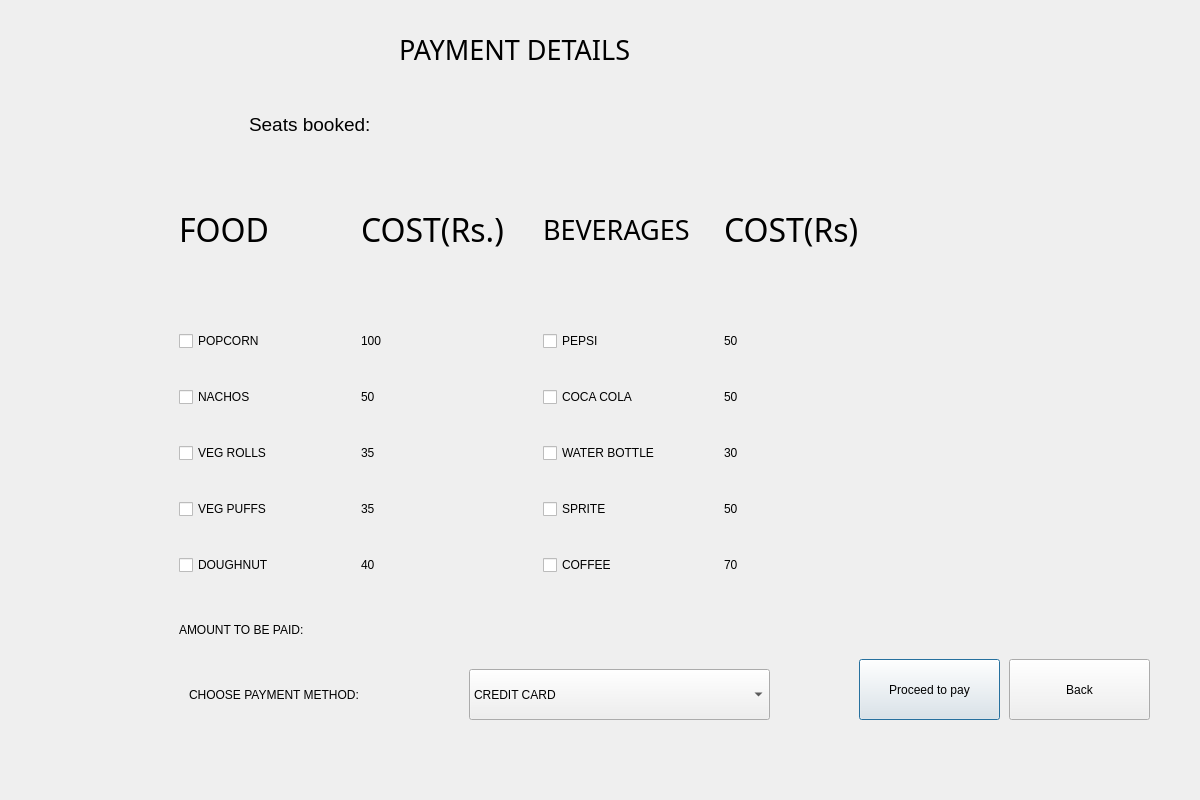
<?xml version="1.0" encoding="UTF-8"?>
<ui version="4.0">
 <class>Dialog</class>
 <widget class="QDialog" name="Dialog">
  <property name="geometry">
   <rect>
    <x>0</x>
    <y>0</y>
    <width>1200</width>
    <height>800</height>
   </rect>
  </property>
  <property name="windowTitle">
   <string>Dialog</string>
  </property>
  <widget class="QWidget" name="bgwidget" native="true">
   <property name="geometry">
    <rect>
     <x>-1</x>
     <y>-1</y>
     <width>1201</width>
     <height>801</height>
    </rect>
   </property>
   <widget class="QComboBox" name="comboBox">
    <property name="geometry">
     <rect>
      <x>470</x>
      <y>670</y>
      <width>301</width>
      <height>51</height>
     </rect>
    </property>
    <property name="styleSheet">
     <string notr="true">font: 14pt &quot;MS Shell Dlg 2&quot;;</string>
    </property>
    <item>
     <property name="text">
      <string>CREDIT CARD</string>
     </property>
    </item>
    <item>
     <property name="text">
      <string>INTERNET BANKING</string>
     </property>
    </item>
    <item>
     <property name="text">
      <string>DEBIT CARD</string>
     </property>
    </item>
    <item>
     <property name="text">
      <string>PAYTM</string>
     </property>
    </item>
    <item>
     <property name="text">
      <string>GOOGLE PAY</string>
     </property>
    </item>
   </widget>
   <widget class="QLabel" name="label">
    <property name="geometry">
     <rect>
      <x>400</x>
      <y>20</y>
      <width>331</width>
      <height>61</height>
     </rect>
    </property>
    <property name="font">
     <font>
      <family>Rockwell</family>
      <pointsize>20</pointsize>
     </font>
    </property>
    <property name="text">
     <string>PAYMENT DETAILS</string>
    </property>
   </widget>
   <widget class="QLabel" name="label_7">
    <property name="geometry">
     <rect>
      <x>190</x>
      <y>670</y>
      <width>281</width>
      <height>51</height>
     </rect>
    </property>
    <property name="styleSheet">
     <string notr="true">font: 14pt &quot;MS Shell Dlg 2&quot;;</string>
    </property>
    <property name="text">
     <string>CHOOSE PAYMENT METHOD:</string>
    </property>
   </widget>
   <widget class="QPushButton" name="pay">
    <property name="geometry">
     <rect>
      <x>860</x>
      <y>660</y>
      <width>141</width>
      <height>61</height>
     </rect>
    </property>
    <property name="styleSheet">
     <string notr="true">font: 14pt &quot;MS Shell Dlg 2&quot;;</string>
    </property>
    <property name="text">
     <string>Proceed to pay</string>
    </property>
   </widget>
   <widget class="QWidget" name="gridLayoutWidget">
    <property name="geometry">
     <rect>
      <x>180</x>
      <y>150</y>
      <width>721</width>
      <height>441</height>
     </rect>
    </property>
    <layout class="QGridLayout" name="gridLayout_3">
     <item row="0" column="1">
      <widget class="QLabel" name="label_33">
       <property name="font">
        <font>
         <family>Sitka Display</family>
         <pointsize>24</pointsize>
        </font>
       </property>
       <property name="text">
        <string>COST(Rs.)</string>
       </property>
      </widget>
     </item>
     <item row="5" column="1">
      <widget class="QLabel" name="label_34">
       <property name="styleSheet">
        <string notr="true">font: 14pt &quot;MS Shell Dlg 2&quot;;</string>
       </property>
       <property name="text">
        <string>40</string>
       </property>
      </widget>
     </item>
     <item row="1" column="1">
      <widget class="QLabel" name="label_35">
       <property name="styleSheet">
        <string notr="true">font: 14pt &quot;MS Shell Dlg 2&quot;;</string>
       </property>
       <property name="text">
        <string>100</string>
       </property>
      </widget>
     </item>
     <item row="2" column="1">
      <widget class="QLabel" name="label_36">
       <property name="styleSheet">
        <string notr="true">font: 14pt &quot;MS Shell Dlg 2&quot;;</string>
       </property>
       <property name="text">
        <string>50</string>
       </property>
      </widget>
     </item>
     <item row="4" column="1">
      <widget class="QLabel" name="label_37">
       <property name="styleSheet">
        <string notr="true">font: 14pt &quot;MS Shell Dlg 2&quot;;</string>
       </property>
       <property name="text">
        <string>35</string>
       </property>
      </widget>
     </item>
     <item row="3" column="1">
      <widget class="QLabel" name="label_38">
       <property name="styleSheet">
        <string notr="true">font: 14pt &quot;MS Shell Dlg 2&quot;;</string>
       </property>
       <property name="text">
        <string>35</string>
       </property>
      </widget>
     </item>
     <item row="0" column="0">
      <widget class="QLabel" name="label_39">
       <property name="minimumSize">
        <size>
         <width>0</width>
         <height>29</height>
        </size>
       </property>
       <property name="font">
        <font>
         <family>Sitka Display</family>
         <pointsize>24</pointsize>
        </font>
       </property>
       <property name="text">
        <string>FOOD</string>
       </property>
      </widget>
     </item>
     <item row="0" column="2">
      <widget class="QLabel" name="label_40">
       <property name="font">
        <font>
         <family>Sitka Display</family>
         <pointsize>20</pointsize>
        </font>
       </property>
       <property name="text">
        <string>BEVERAGES</string>
       </property>
      </widget>
     </item>
     <item row="0" column="3">
      <widget class="QLabel" name="label_41">
       <property name="font">
        <font>
         <family>Sitka Display</family>
         <pointsize>24</pointsize>
        </font>
       </property>
       <property name="text">
        <string>COST(Rs)</string>
       </property>
      </widget>
     </item>
     <item row="1" column="3">
      <widget class="QLabel" name="label_42">
       <property name="styleSheet">
        <string notr="true">font: 14pt &quot;MS Shell Dlg 2&quot;;</string>
       </property>
       <property name="text">
        <string>50</string>
       </property>
      </widget>
     </item>
     <item row="2" column="3">
      <widget class="QLabel" name="label_43">
       <property name="styleSheet">
        <string notr="true">font: 14pt &quot;MS Shell Dlg 2&quot;;</string>
       </property>
       <property name="text">
        <string>50</string>
       </property>
      </widget>
     </item>
     <item row="3" column="3">
      <widget class="QLabel" name="label_44">
       <property name="styleSheet">
        <string notr="true">font: 14pt &quot;MS Shell Dlg 2&quot;;</string>
       </property>
       <property name="text">
        <string>30</string>
       </property>
      </widget>
     </item>
     <item row="4" column="3">
      <widget class="QLabel" name="label_45">
       <property name="styleSheet">
        <string notr="true">font: 14pt &quot;MS Shell Dlg 2&quot;;</string>
       </property>
       <property name="text">
        <string>50</string>
       </property>
      </widget>
     </item>
     <item row="5" column="3">
      <widget class="QLabel" name="label_46">
       <property name="styleSheet">
        <string notr="true">font: 14pt &quot;MS Shell Dlg 2&quot;;</string>
       </property>
       <property name="text">
        <string>70</string>
       </property>
      </widget>
     </item>
     <item row="1" column="0">
      <widget class="QCheckBox" name="checkBox_21">
       <property name="minimumSize">
        <size>
         <width>0</width>
         <height>50</height>
        </size>
       </property>
       <property name="styleSheet">
        <string notr="true">font: 14pt &quot;MS Shell Dlg 2&quot;;</string>
       </property>
       <property name="text">
        <string>POPCORN</string>
       </property>
      </widget>
     </item>
     <item row="2" column="0">
      <widget class="QCheckBox" name="checkBox_22">
       <property name="minimumSize">
        <size>
         <width>0</width>
         <height>50</height>
        </size>
       </property>
       <property name="styleSheet">
        <string notr="true">font: 14pt &quot;MS Shell Dlg 2&quot;;</string>
       </property>
       <property name="text">
        <string>NACHOS</string>
       </property>
      </widget>
     </item>
     <item row="3" column="0">
      <widget class="QCheckBox" name="checkBox_23">
       <property name="minimumSize">
        <size>
         <width>0</width>
         <height>50</height>
        </size>
       </property>
       <property name="styleSheet">
        <string notr="true">font: 14pt &quot;MS Shell Dlg 2&quot;;</string>
       </property>
       <property name="text">
        <string>VEG ROLLS</string>
       </property>
      </widget>
     </item>
     <item row="4" column="0">
      <widget class="QCheckBox" name="checkBox_24">
       <property name="minimumSize">
        <size>
         <width>0</width>
         <height>50</height>
        </size>
       </property>
       <property name="styleSheet">
        <string notr="true">font: 14pt &quot;MS Shell Dlg 2&quot;;</string>
       </property>
       <property name="text">
        <string>VEG PUFFS</string>
       </property>
      </widget>
     </item>
     <item row="5" column="0">
      <widget class="QCheckBox" name="checkBox_25">
       <property name="minimumSize">
        <size>
         <width>0</width>
         <height>50</height>
        </size>
       </property>
       <property name="styleSheet">
        <string notr="true">font: 14pt &quot;MS Shell Dlg 2&quot;;</string>
       </property>
       <property name="text">
        <string>DOUGHNUT</string>
       </property>
      </widget>
     </item>
     <item row="1" column="2">
      <widget class="QCheckBox" name="checkBox_26">
       <property name="styleSheet">
        <string notr="true">font: 14pt &quot;MS Shell Dlg 2&quot;;</string>
       </property>
       <property name="text">
        <string>PEPSI</string>
       </property>
      </widget>
     </item>
     <item row="2" column="2">
      <widget class="QCheckBox" name="checkBox_27">
       <property name="styleSheet">
        <string notr="true">font: 14pt &quot;MS Shell Dlg 2&quot;;</string>
       </property>
       <property name="text">
        <string>COCA COLA</string>
       </property>
      </widget>
     </item>
     <item row="3" column="2">
      <widget class="QCheckBox" name="checkBox_28">
       <property name="styleSheet">
        <string notr="true">font: 14pt &quot;MS Shell Dlg 2&quot;;</string>
       </property>
       <property name="text">
        <string>WATER BOTTLE</string>
       </property>
      </widget>
     </item>
     <item row="4" column="2">
      <widget class="QCheckBox" name="checkBox_29">
       <property name="styleSheet">
        <string notr="true">font: 14pt &quot;MS Shell Dlg 2&quot;;</string>
       </property>
       <property name="text">
        <string>SPRITE</string>
       </property>
      </widget>
     </item>
     <item row="5" column="2">
      <widget class="QCheckBox" name="checkBox_30">
       <property name="styleSheet">
        <string notr="true">font: 14pt &quot;MS Shell Dlg 2&quot;;</string>
       </property>
       <property name="text">
        <string>COFFEE</string>
       </property>
      </widget>
     </item>
    </layout>
   </widget>
   <widget class="QLabel" name="label_3">
    <property name="geometry">
     <rect>
      <x>180</x>
      <y>600</y>
      <width>461</width>
      <height>61</height>
     </rect>
    </property>
    <property name="styleSheet">
     <string notr="true">font: 14pt &quot;MS Shell Dlg 2&quot;;</string>
    </property>
    <property name="text">
     <string>AMOUNT TO BE PAID:</string>
    </property>
   </widget>
   <widget class="QLabel" name="label_2">
    <property name="geometry">
     <rect>
      <x>250</x>
      <y>100</y>
      <width>301</width>
      <height>51</height>
     </rect>
    </property>
    <property name="font">
     <font>
      <family>MS Shell Dlg 2</family>
      <pointsize>14</pointsize>
      <weight>50</weight>
      <italic>false</italic>
      <bold>false</bold>
     </font>
    </property>
    <property name="styleSheet">
     <string notr="true">font: 14pt &quot;MS Shell Dlg 2&quot;;</string>
    </property>
    <property name="text">
     <string>Seats booked: </string>
    </property>
   </widget>
   <widget class="QPushButton" name="back">
    <property name="geometry">
     <rect>
      <x>1010</x>
      <y>660</y>
      <width>141</width>
      <height>61</height>
     </rect>
    </property>
    <property name="styleSheet">
     <string notr="true">font: 14pt &quot;MS Shell Dlg 2&quot;;</string>
    </property>
    <property name="text">
     <string>Back</string>
    </property>
   </widget>
  </widget>
 </widget>
 <resources/>
 <connections/>
</ui>
